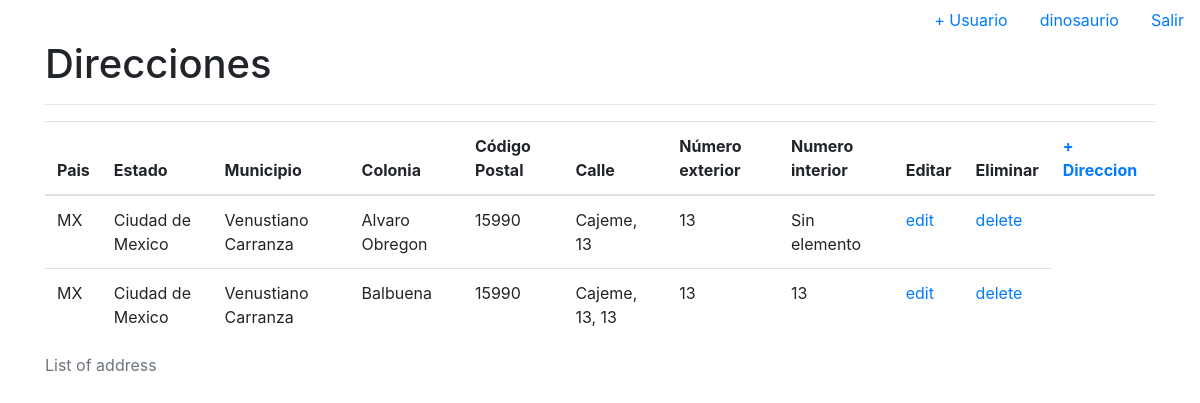
Before: /user/address/list/7/ (signed in) with the older database file.
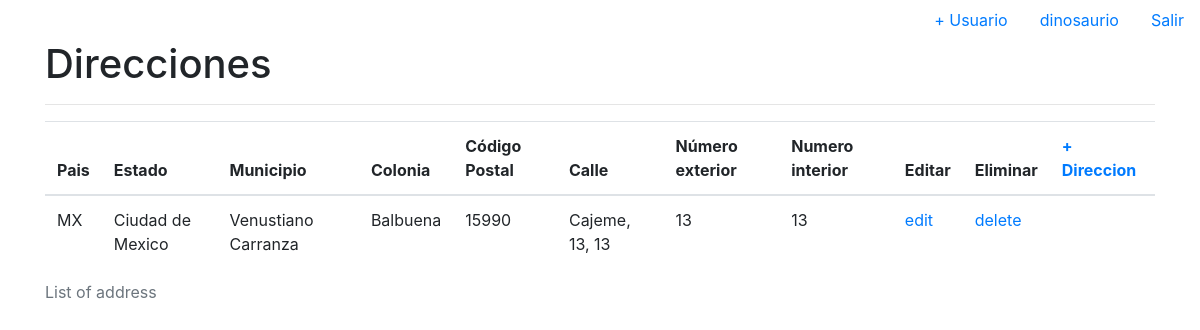
After: the same page with the newer database file.
### apps/users/models.py (models this page shows, shortened)
class Address(models.Model):
    country = models.CharField(
        verbose_name='Pais',
        blank=True,
        null=True,
        default='MX',
        max_length=3
    )
    region = models.CharField(
        verbose_name='Estado o Region',
        blank=True,
        null=True,
        max_length=100
    )
    town = models.CharField(
        verbose_name='Municipio o delegacion',
        blank=True,
        null=True,
        max_length=100
    )
    neighborhood = models.CharField(
        verbose_name='Colonia',
        blank=True,
        null=True,
        max_length=100,
    )
    zip_code = models.CharField(
        verbose_name='Código Postal',
        blank=True,
        null=True,
        max_length=6
    )
    street = models.CharField(
        verbose_name='Calle',
        blank=True,
        null=True,
        max_length=100
    )
    street_number = models.CharField(
        verbose_name='Número exterior',
        blank=True,
        null=True,
        max_length=10
    )
    suite_number = models.CharField(
        verbose_name='Numero interior',
        blank=True,
        null=True,
        max_length=100
    )
    class Meta:
        verbose_name = "Direccion"
        verbose_name_plural = "Direcciones"

### apps/users/views.py (the view)
# urls.py: path('address/list/<int:pk>/', address_list, name='address_list')
@login_required
def address_list(request, pk=None):
    template_name = 'list_address.html'
    try:
        addresses = Client.objects.get(id=pk).addresses.all()
        context = {
            'addresses': addresses
        }
    except Exception:
        context = {
            'addresses': []
        }
    try:
        context['users'] = Client.objects.get(id=pk)
    except Exception as e:
        messages.error(request, e.args[0])
        return HttpResponseRedirect('/')
    return render(request, template_name, context)

### templates/list_address.html (shortened to what the changed rows need)
{% extends "base.html" %}
{% block content %}
    <div class="container">
        <h1>
            Direcciones
        </h1>
        <div class="row">
            <div class="col-md-12 personal-info">
                {% if user.is_authenticated %}
                    <table class="table">
                        <caption>List of address</caption>
                        <thead>
                        <tr>
                          <th scope="col">Pais</th>
                          <th scope="col">Estado</th>
                          <th scope="col">Municipio</th>
                          <th scope="col">Colonia</th>
                          <th scope="col">Código Postal</th>
                          <th scope="col">Calle</th>
                          <th scope="col">Número exterior</th>
                          <th scope="col">Numero interior</th>
                          <th scope="col">Editar</th>
                          <th scope="col">Eliminar</th>
                          <th scope="col">
                              <a href="/user/address/new/{{users.id}}">+ Direccion</a>
                          </th>
                        </tr>
                        </thead>
                        <tbody>
                        {% for a in addresses %}
                            <tr>
                                <td>
                                    {% if a.country %}
                                        {{a.country}}
                                    {% else %}
                                        Sin elemento
                                    {% endif %}
                                </td>
                                <td>
                                    {% if a.region %}
                                        {{a.region}}
                                    {% else %}
                                        Sin elemento
                                    {% endif %}
                                </td>
                                <td>
                                    {% if a.town %}
                                        {{a.town}}
                                    {% else %}
                                        Sin elemento
                                    {% endif %}
                                </td>
                                <td>
                                    {% if a.neighborhood %}
                                        {{a.neighborhood}}
                                    {% else %}
                                        Sin elemento
                                    {% endif %}
                                </td>
                                <td>
                                    {% if a.zip_code %}
                                        {{a.zip_code}}
                                    {% else %}
                                        Sin elemento
                                    {% endif %}
                                </td>
                                <td>
                                    {% if a.street %}
                                        {{a.street}}
                                    {% else %}
                                        Sin elemento
                                    {% endif %}
                                </td>
                                <td>
                                    {% if a.street_number %}
                                        {{a.street_number}}
                                    {% else %}
                                        Sin elemento
                                    {% endif %}
                                </td>
                                <td>
                                    {% if a.suite_number %}
                                        {{a.suite_number}}
                                    {% else %}
                                        Sin elemento
                                    {% endif %}
                                </td>
                                <td>
                                    <a href="{% url 'users:address_edit' pk=a.id %}">edit</a>
                                </td>
                                <td>
                                    <a href="{% url 'users:address_delete' pk=a.id %}">delete</a>
                                </td>
                            </tr>
                        {% endfor %}
                        </tbody>
                    </table>
                {% endif %}
            </div>
        </div>
    </div>
{% endblock content %}

Changed rows visible on the page:
removed Address: country "MX", region "Ciudad de Mexico", town "Venustiano Carranza", neighborhood "Alvaro Obregon", zip_code "15990", street "Cajeme, 13", street_number "13", shows "Sin elemento"
